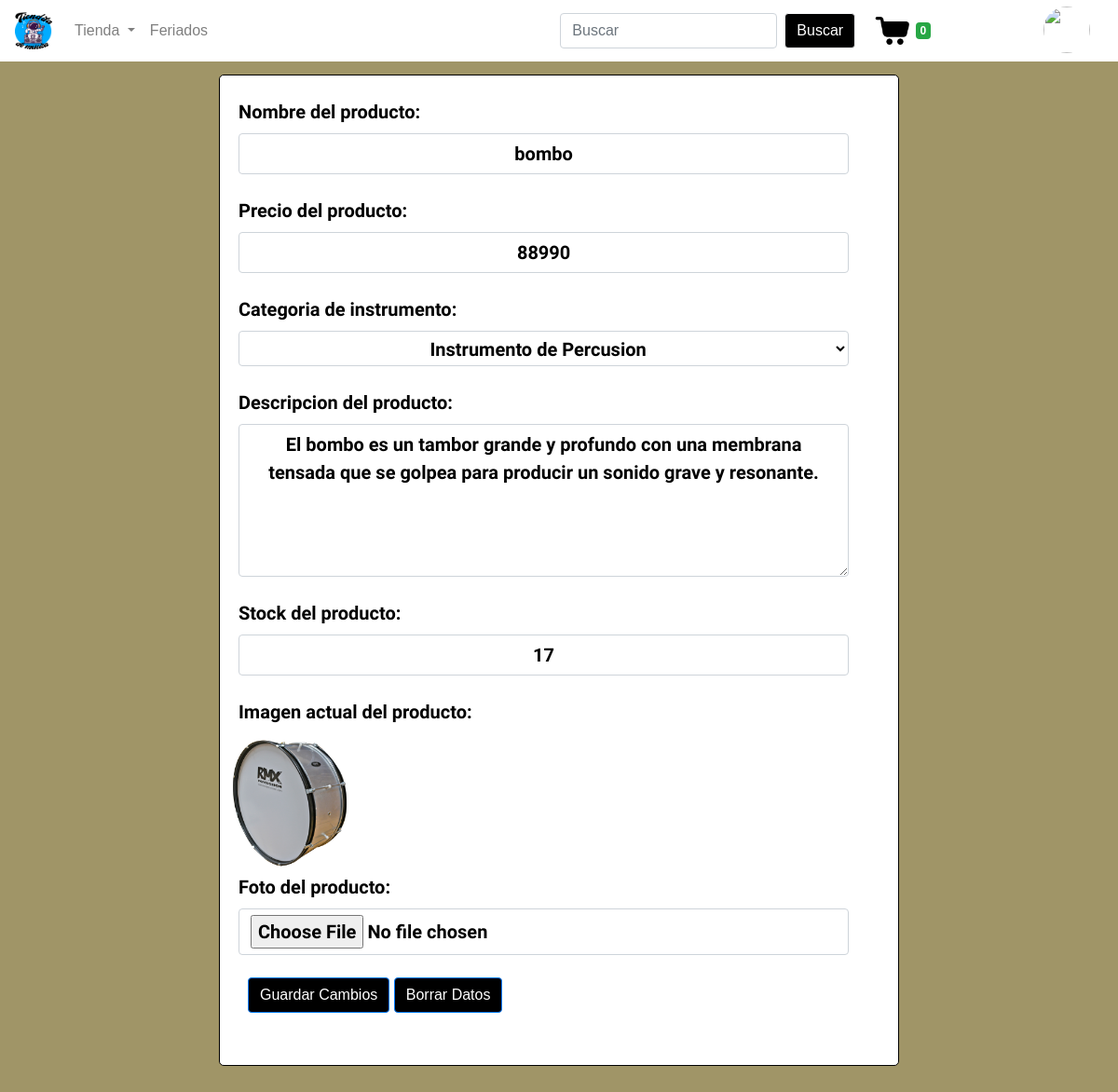
The app's page /a_prod_modificar/1 (signed in) with its own data.
### tiendita/models.py (models this page shows, shortened)
class Producto(models.Model):
    cod_producto = models.AutoField(primary_key=True)
    nombre = models.CharField(max_length=30)
    precio = models.IntegerField()
    descripcion = models.CharField(max_length=400)
    stock = models.IntegerField()
    foto = models.ImageField(upload_to="tiendita")
    categoria = models.ForeignKey(Categoria,on_delete=models.CASCADE)

### tiendita/views.py (the view)
# urls.py: path('a_prod_modificar/<id>',a_prod_modificar,name="a_prod_modificar"),
def a_prod_modificar(request, id):
    if not request.user.is_authenticated:
        messages.warning(request, 'Inicie sesión para continuar')
        return redirect('inicio_sesion')
    usuario = Usuario.objects.get(correo = request.user.username)
    if usuario.rol.id_rol == 1:
        return redirect('tienda')
    producto = Producto.objects.get(cod_producto = id)
    categoria = Categoria.objects.all()
    contexto = {
        "producto" :producto,
        "categoria" :categoria
    }
    return render(request,'tiendita/admin/prod_modificar.html',contexto)

### tiendita/processor.py (called while the page is built)
def total_carrito(request):
    total = 0
    if request.user.is_authenticated:
        if "carrito" in request.session:
            for key, value in request.session["carrito"].items():
                total += int(value["acumulado"])
    return{"total_carrito": total}

def total_cantidad(request):
    total = 0
    if request.user.is_authenticated:
        if "carrito" in request.session:
            for key, value in request.session["carrito"].items():
                total += int(value["cantidad"])
    return{"total_cantidad": total}

def add_carrito(request):
    if request.user.is_authenticated:
        if "carrito" in request.session:
            x = request.session["carrito"]
            y = len(x)
        else:
            y = 0
    else:
        y = 0
    return {"total":y}

### tiendita/templates/tiendita/admin/prod_modificar.html (shortened to what this page needs)
{% extends 'tiendita/plantilla/navbar.html' %}
{% load static %}
    {% block head %}
    <link type="text/css" rel="stylesheet" href="{% static 'tiendita/css/ernesto/design.css' %}">
    {% endblock head %}
    {% block body %}
        <div class="row">
            <div class="col-md-2"></div>
            <div class="col-md-8">
                <form action="{% url 'a_prod_editar' %}" class="borde2" method="POST" enctype="multipart/form-data" id="form">
                    <div class="form-group">
                        <br>
                        <label for="prodname" class="textos">Nombre del producto: </label>
                        <input id="prodname" class="textos form-control" type="text" name="nombre" value="{{ producto.nombre }}">
                        <p class="alertas" id="namealert"></p><br>
                        <label for="prodprice" class="textos">Precio del producto: </label>
                        <input id="prodprice" class="textos form-control" type="text" name="precio" value="{{ producto.precio }}">
                        <p class="alertas" id="pricealert"></p><br>
                        <label for="prodtype" class="textos">Categoria de instrumento: </label>
                        <select id="prodtype" class="textos form-control" name="categoria">
                            {% for i in categoria %}
                                {% if i.id_categoria == producto.categoria.id_categoria %}
                                    <option value="{{ i.id_categoria}}" selected>Instrumento de {{ i.nombre }}</option>
                                {% else %}
                                    <option value="{{ i.id_categoria}}">Instrumento de {{ i.nombre }}</option>
                                {% endif %}
                            {% endfor %}
                        </select><br>
                        <label for="proddesc" class="textos">Descripcion del producto: </label>
                        <textarea id="proddesc" class="textos form-control" rows="5" cols="40" name="descripcion">{{ producto.descripcion }}</textarea>
                        <p class="alertas" id="descalert"></p><br>
                        <label for="prodstock" class="textos">Stock del producto: </label>
                        <input id="prodstock" class="textos form-control" type="text" name="stock" value="{{ producto.stock }}">
                        <p class="alertas" id="stockalert"></p><br>
                        <label class="textos">Imagen actual del producto: </label><br>
                        <img src="{{ producto.foto.url }}" style="width: 150px;"><br>
                        <label for="prodfoto" class="textos">Foto del producto: </label>
                        <input id="prodfoto" class="textos form-control" type="file" accept="image/png" name="foto">
                        <p class="alertas" id="fotoalert"></p><br>
                        <input class="btn btn-primary text-left" type="submit" value="Guardar Cambios" style="margin-left: 30px;">
                        <input class="btn btn-primary text-left" type="reset" value="Borrar Datos">
                    </div>
                </form>
            </div>
            <div class="col-md-2"></div>
        </div>
        <br>
        {% endblock body %}

### tiendita/static/tiendita/css/ernesto/design.css (style rules this page uses)
.body { margin-top: 80px; text-align: center; background-color: rgb(255, 255, 255); }
.btn { transition: .3s; background-color: rgb(0, 0, 0); color: white; margin-bottom: 40px; }
.borde2 { width: 100%; border-style: solid; border-radius: 5px; border-width: 1px; border-color: rgb(0, 0, 0); background-color: white; }
.textos { text-align: center; font-family: 'Montserrat Alternates', sans-serif; font-size: 20px; font-weight: bold; color: rgb(0, 0, 0); }
.row { margin-top: 30px; margin-bottom: 30px; }
* { font-family: "poppins", sans-serif; margin: 0; padding: 0; }
body { background-color: #333; height: 100vh; }

### tiendita/templates/tiendita/admin/prod_modificar.html (style rules this page uses)
.borde2 { text-align: left; }
.textos { margin-left: 20px; }
.form-control { width: 90%; }
.body { background: rgb(160, 149, 103); }

### records on screen
Producto: nombre "bombo", precio "88990", descripcion "El bombo es un tambor grande y profundo con una membrana tensada que se golpea para producir un sonido grave y resonante.", stock "17", foto (picture)

### other values on screen
{{ total }} "0"
